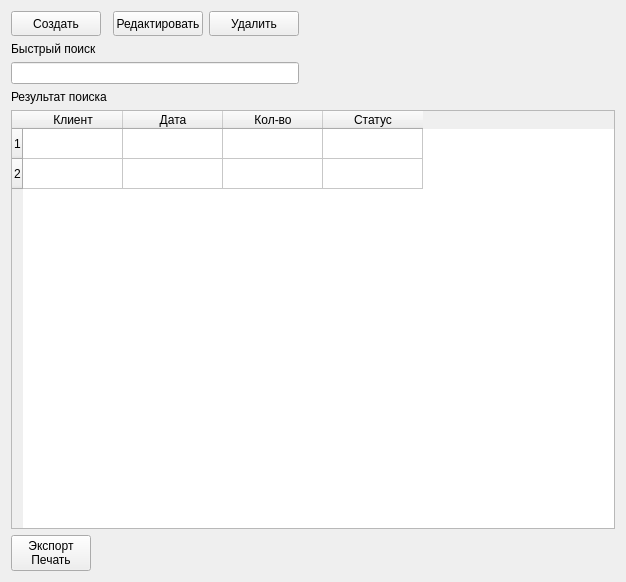
<?xml version="1.0" encoding="UTF-8"?>
<ui version="4.0">
 <class>ActTab</class>
 <widget class="QWidget" name="ActTab">
  <property name="geometry">
   <rect>
    <x>0</x>
    <y>0</y>
    <width>626</width>
    <height>582</height>
   </rect>
  </property>
  <property name="sizePolicy">
   <sizepolicy hsizetype="Expanding" vsizetype="Expanding">
    <horstretch>0</horstretch>
    <verstretch>0</verstretch>
   </sizepolicy>
  </property>
  <property name="windowTitle">
   <string>Form</string>
  </property>
  <layout class="QGridLayout" name="gridLayout">
   <item row="0" column="0">
    <widget class="QPushButton" name="createButton">
     <property name="sizePolicy">
      <sizepolicy hsizetype="Fixed" vsizetype="Fixed">
       <horstretch>0</horstretch>
       <verstretch>0</verstretch>
      </sizepolicy>
     </property>
     <property name="minimumSize">
      <size>
       <width>90</width>
       <height>25</height>
      </size>
     </property>
     <property name="maximumSize">
      <size>
       <width>90</width>
       <height>25</height>
      </size>
     </property>
     <property name="text">
      <string>Создать</string>
     </property>
    </widget>
   </item>
   <item row="0" column="1">
    <widget class="QPushButton" name="pushButton_2">
     <property name="sizePolicy">
      <sizepolicy hsizetype="Fixed" vsizetype="Fixed">
       <horstretch>0</horstretch>
       <verstretch>0</verstretch>
      </sizepolicy>
     </property>
     <property name="minimumSize">
      <size>
       <width>90</width>
       <height>25</height>
      </size>
     </property>
     <property name="maximumSize">
      <size>
       <width>90</width>
       <height>25</height>
      </size>
     </property>
     <property name="text">
      <string>Редактировать</string>
     </property>
    </widget>
   </item>
   <item row="0" column="2">
    <widget class="QPushButton" name="pushButton_3">
     <property name="sizePolicy">
      <sizepolicy hsizetype="Fixed" vsizetype="Fixed">
       <horstretch>0</horstretch>
       <verstretch>0</verstretch>
      </sizepolicy>
     </property>
     <property name="minimumSize">
      <size>
       <width>90</width>
       <height>25</height>
      </size>
     </property>
     <property name="maximumSize">
      <size>
       <width>90</width>
       <height>25</height>
      </size>
     </property>
     <property name="text">
      <string>Удалить</string>
     </property>
    </widget>
   </item>
   <item row="1" column="0">
    <widget class="QLabel" name="label">
     <property name="text">
      <string>Быстрый поиск</string>
     </property>
    </widget>
   </item>
   <item row="2" column="0" colspan="3">
    <widget class="QLineEdit" name="lineEdit"/>
   </item>
   <item row="3" column="0">
    <widget class="QLabel" name="label_2">
     <property name="text">
      <string>Результат поиска</string>
     </property>
    </widget>
   </item>
   <item row="4" column="0" colspan="4">
    <widget class="QTableWidget" name="tableWidget">
     <row>
      <property name="text">
       <string>1</string>
      </property>
     </row>
     <row>
      <property name="text">
       <string>2</string>
      </property>
     </row>
     <column>
      <property name="text">
       <string>Клиент</string>
      </property>
     </column>
     <column>
      <property name="text">
       <string>Дата</string>
      </property>
     </column>
     <column>
      <property name="text">
       <string>Кол-во</string>
      </property>
     </column>
     <column>
      <property name="text">
       <string>Статус</string>
      </property>
     </column>
    </widget>
   </item>
   <item row="5" column="0">
    <widget class="QPushButton" name="pushButton_4">
     <property name="sizePolicy">
      <sizepolicy hsizetype="Fixed" vsizetype="Fixed">
       <horstretch>0</horstretch>
       <verstretch>0</verstretch>
      </sizepolicy>
     </property>
     <property name="text">
      <string>Экспорт
Печать</string>
     </property>
    </widget>
   </item>
   <item row="0" column="3">
    <spacer name="horizontalSpacer">
     <property name="orientation">
      <enum>Qt::Horizontal</enum>
     </property>
     <property name="sizeHint" stdset="0">
      <size>
       <width>40</width>
       <height>20</height>
      </size>
     </property>
    </spacer>
   </item>
  </layout>
 </widget>
 <resources/>
 <connections/>
</ui>
